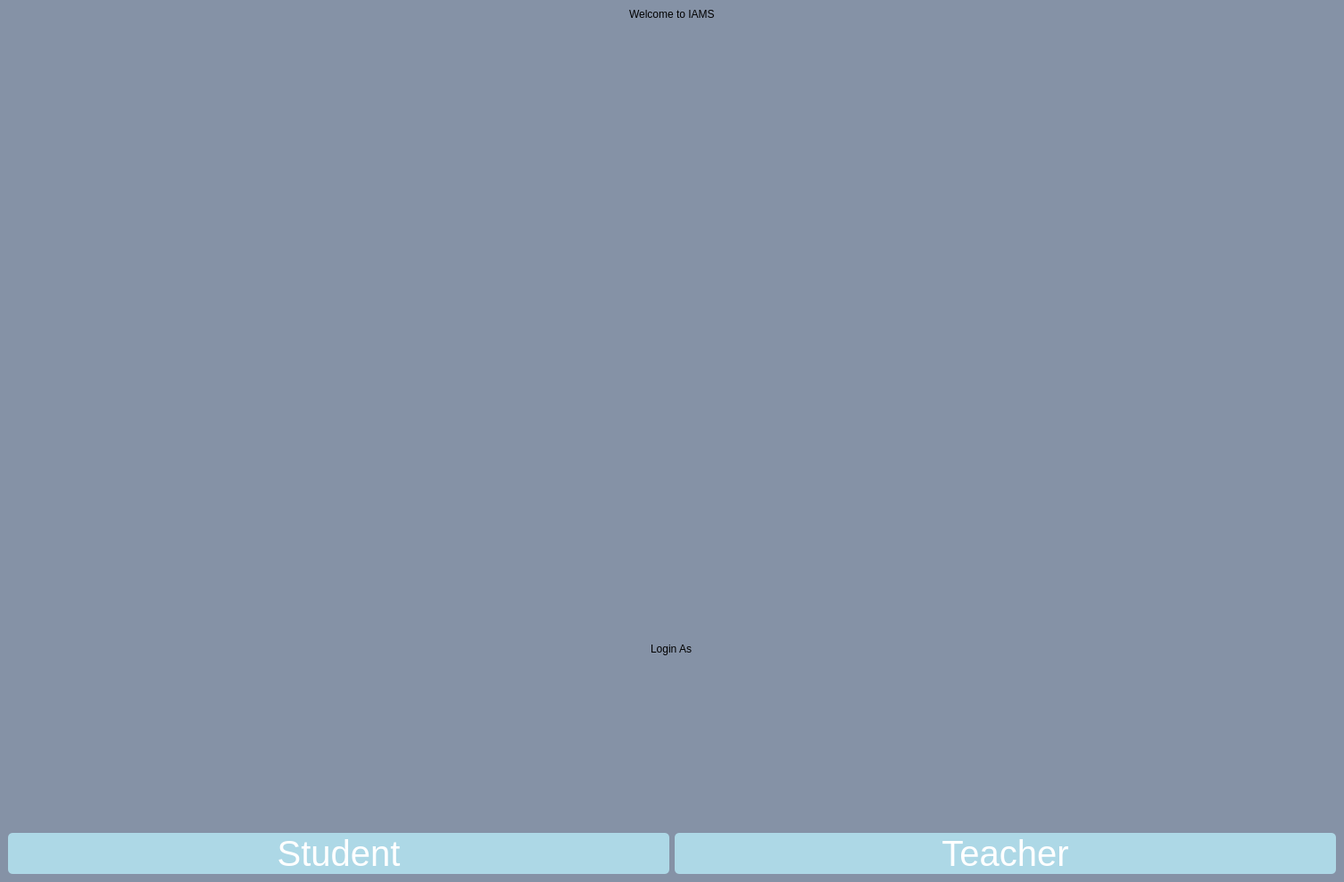
<?xml version="1.0" encoding="UTF-8"?>
<ui version="4.0">
 <class>MainWindow</class>
 <widget class="QMainWindow" name="MainWindow">
  <property name="geometry">
   <rect>
    <x>0</x>
    <y>0</y>
    <width>1506</width>
    <height>988</height>
   </rect>
  </property>
  <property name="windowTitle">
   <string>MainWindow</string>
  </property>
  <property name="styleSheet">
   <string notr="true">background-color: rgb(230, 230, 250);
color: black</string>
  </property>
  <widget class="QWidget" name="centralwidget">
   <property name="styleSheet">
    <string notr="true">
background-color: rgb(133, 146, 166);</string>
   </property>
   <layout class="QGridLayout" name="gridLayout">
    <item row="0" column="0">
     <layout class="QVBoxLayout" name="verticalLayout">
      <item alignment="Qt::AlignHCenter">
       <widget class="QLabel" name="label_3">
        <property name="styleSheet">
         <string notr="true">font: 24pt &quot;Segoe UI&quot;;</string>
        </property>
        <property name="text">
         <string>Welcome to IAMS</string>
        </property>
       </widget>
      </item>
      <item>
       <spacer name="verticalSpacer">
        <property name="orientation">
         <enum>Qt::Vertical</enum>
        </property>
        <property name="sizeHint" stdset="0">
         <size>
          <width>20</width>
          <height>40</height>
         </size>
        </property>
       </spacer>
      </item>
      <item alignment="Qt::AlignHCenter">
       <widget class="QLabel" name="label_4">
        <property name="autoFillBackground">
         <bool>false</bool>
        </property>
        <property name="styleSheet">
         <string notr="true">min-width: 300px; min-height: 300px; max-width: 400px; max-height: 400px;</string>
        </property>
        <property name="text">
         <string/>
        </property>
        <property name="pixmap">
         <pixmap resource="pictures.qrc">:/images/images/Black Illustrative Education Logo.png</pixmap>
        </property>
        <property name="scaledContents">
         <bool>true</bool>
        </property>
        <property name="alignment">
         <set>Qt::AlignCenter</set>
        </property>
       </widget>
      </item>
      <item>
       <spacer name="verticalSpacer_3">
        <property name="orientation">
         <enum>Qt::Vertical</enum>
        </property>
        <property name="sizeHint" stdset="0">
         <size>
          <width>20</width>
          <height>40</height>
         </size>
        </property>
       </spacer>
      </item>
      <item alignment="Qt::AlignHCenter">
       <widget class="QLabel" name="label_5">
        <property name="styleSheet">
         <string notr="true">font: 24pt &quot;Segoe UI&quot;;</string>
        </property>
        <property name="text">
         <string>Login As</string>
        </property>
       </widget>
      </item>
      <item>
       <spacer name="verticalSpacer_5">
        <property name="orientation">
         <enum>Qt::Vertical</enum>
        </property>
        <property name="sizeHint" stdset="0">
         <size>
          <width>20</width>
          <height>40</height>
         </size>
        </property>
       </spacer>
      </item>
      <item>
       <layout class="QHBoxLayout" name="horizontalLayout">
        <item>
         <widget class="QPushButton" name="student_button">
          <property name="styleSheet">
           <string notr="true">QPushButton {
	background-color: rgb(173, 216, 230);

    color: white;
    border: none;
    font-size: 40px;
    border-radius: 5px;
}


QPushButton:hover {
    background-color: rgb(135, 206, 235); 
}

</string>
          </property>
          <property name="text">
           <string>Student</string>
          </property>
         </widget>
        </item>
        <item>
         <widget class="QPushButton" name="teacher_button">
          <property name="styleSheet">
           <string notr="true">QPushButton {
	background-color: rgb(173, 216, 230);
    color: white;
    border: none;
    font-size: 40px;
    border-radius: 5px;
}

QPushButton:hover {
    background-color: rgb(135, 206, 235); 
}


</string>
          </property>
          <property name="text">
           <string>Teacher</string>
          </property>
         </widget>
        </item>
       </layout>
      </item>
     </layout>
    </item>
   </layout>
   <zorder></zorder>
  </widget>
 </widget>
 <resources>
  <include location="pictures.qrc"/>
 </resources>
 <connections/>
</ui>
